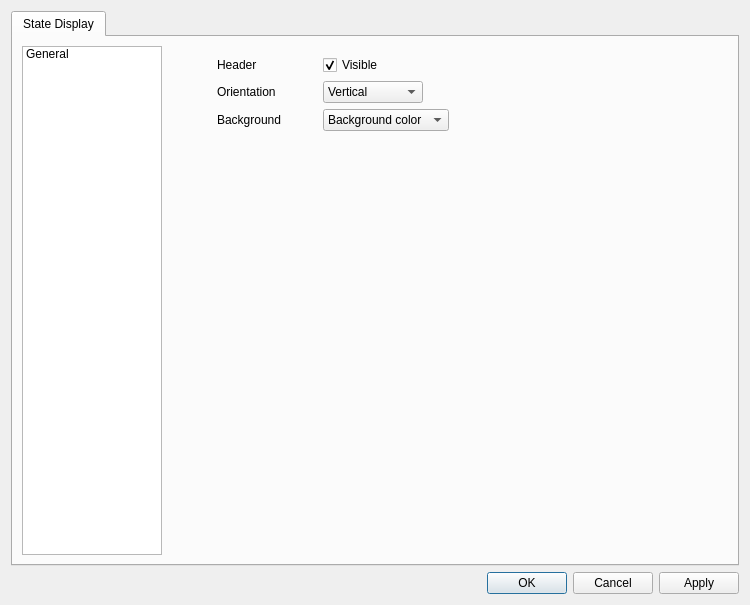
<?xml version="1.0" encoding="UTF-8"?>
<ui version="4.0">
 <class>tl::StateDisplayEditor</class>
 <widget class="QDialog" name="tl::StateDisplayEditor">
  <property name="geometry">
   <rect>
    <x>0</x>
    <y>0</y>
    <width>750</width>
    <height>605</height>
   </rect>
  </property>
  <property name="minimumSize">
   <size>
    <width>750</width>
    <height>550</height>
   </size>
  </property>
  <property name="windowTitle">
   <string>State Indicator</string>
  </property>
  <layout class="QVBoxLayout" name="verticalLayout_2">
   <item>
    <widget class="QTabWidget" name="tabWidget">
     <property name="currentIndex">
      <number>0</number>
     </property>
     <widget class="QWidget" name="tab">
      <attribute name="title">
       <string>State Display</string>
      </attribute>
      <layout class="QHBoxLayout" name="horizontalLayout_4">
       <item>
        <widget class="QListWidget" name="listWidget">
         <property name="minimumSize">
          <size>
           <width>140</width>
           <height>0</height>
          </size>
         </property>
         <property name="maximumSize">
          <size>
           <width>140</width>
           <height>16777215</height>
          </size>
         </property>
         <property name="editTriggers">
          <set>QAbstractItemView::NoEditTriggers</set>
         </property>
         <property name="currentRow">
          <number>-1</number>
         </property>
         <item>
          <property name="text">
           <string>General</string>
          </property>
         </item>
        </widget>
       </item>
       <item>
        <widget class="QStackedWidget" name="stackedWidget">
         <widget class="QWidget" name="page">
          <layout class="QVBoxLayout" name="verticalLayout">
           <item>
            <layout class="QHBoxLayout" name="horizontalLayout_3">
             <item>
              <spacer name="horizontalSpacer_3">
               <property name="orientation">
                <enum>Qt::Horizontal</enum>
               </property>
               <property name="sizeType">
                <enum>QSizePolicy::Fixed</enum>
               </property>
               <property name="sizeHint" stdset="0">
                <size>
                 <width>40</width>
                 <height>20</height>
                </size>
               </property>
              </spacer>
             </item>
             <item>
              <widget class="QLabel" name="label_3">
               <property name="minimumSize">
                <size>
                 <width>100</width>
                 <height>0</height>
                </size>
               </property>
               <property name="text">
                <string>Header </string>
               </property>
              </widget>
             </item>
             <item>
              <widget class="QCheckBox" name="headerCheckBox">
               <property name="minimumSize">
                <size>
                 <width>100</width>
                 <height>0</height>
                </size>
               </property>
               <property name="text">
                <string>Visible</string>
               </property>
               <property name="checked">
                <bool>true</bool>
               </property>
              </widget>
             </item>
             <item>
              <spacer name="horizontalSpacer">
               <property name="orientation">
                <enum>Qt::Horizontal</enum>
               </property>
               <property name="sizeHint" stdset="0">
                <size>
                 <width>40</width>
                 <height>20</height>
                </size>
               </property>
              </spacer>
             </item>
            </layout>
           </item>
           <item>
            <layout class="QHBoxLayout" name="horizontalLayout">
             <item>
              <spacer name="horizontalSpacer_5">
               <property name="orientation">
                <enum>Qt::Horizontal</enum>
               </property>
               <property name="sizeType">
                <enum>QSizePolicy::Fixed</enum>
               </property>
               <property name="sizeHint" stdset="0">
                <size>
                 <width>40</width>
                 <height>20</height>
                </size>
               </property>
              </spacer>
             </item>
             <item>
              <widget class="QLabel" name="label">
               <property name="minimumSize">
                <size>
                 <width>100</width>
                 <height>0</height>
                </size>
               </property>
               <property name="text">
                <string>Orientation</string>
               </property>
              </widget>
             </item>
             <item>
              <widget class="QComboBox" name="orientationComboBox">
               <property name="minimumSize">
                <size>
                 <width>100</width>
                 <height>0</height>
                </size>
               </property>
               <item>
                <property name="text">
                 <string>Vertical</string>
                </property>
               </item>
               <item>
                <property name="text">
                 <string>Horizontal</string>
                </property>
               </item>
              </widget>
             </item>
             <item>
              <spacer name="horizontalSpacer_2">
               <property name="orientation">
                <enum>Qt::Horizontal</enum>
               </property>
               <property name="sizeHint" stdset="0">
                <size>
                 <width>40</width>
                 <height>20</height>
                </size>
               </property>
              </spacer>
             </item>
            </layout>
           </item>
           <item>
            <layout class="QHBoxLayout" name="horizontalLayout_9">
             <item>
              <spacer name="horizontalSpacer_4">
               <property name="orientation">
                <enum>Qt::Horizontal</enum>
               </property>
               <property name="sizeType">
                <enum>QSizePolicy::Fixed</enum>
               </property>
               <property name="sizeHint" stdset="0">
                <size>
                 <width>40</width>
                 <height>20</height>
                </size>
               </property>
              </spacer>
             </item>
             <item>
              <widget class="QLabel" name="label_8">
               <property name="minimumSize">
                <size>
                 <width>100</width>
                 <height>0</height>
                </size>
               </property>
               <property name="text">
                <string>Background</string>
               </property>
              </widget>
             </item>
             <item>
              <widget class="QComboBox" name="backgroundComboBox">
               <item>
                <property name="text">
                 <string>Background color</string>
                </property>
               </item>
               <item>
                <property name="text">
                 <string>Transparent</string>
                </property>
               </item>
              </widget>
             </item>
             <item>
              <spacer name="horizontalSpacer_6">
               <property name="orientation">
                <enum>Qt::Horizontal</enum>
               </property>
               <property name="sizeHint" stdset="0">
                <size>
                 <width>40</width>
                 <height>20</height>
                </size>
               </property>
              </spacer>
             </item>
            </layout>
           </item>
           <item>
            <spacer name="verticalSpacer">
             <property name="orientation">
              <enum>Qt::Vertical</enum>
             </property>
             <property name="sizeHint" stdset="0">
              <size>
               <width>20</width>
               <height>40</height>
              </size>
             </property>
            </spacer>
           </item>
          </layout>
         </widget>
         <widget class="QWidget" name="page_2"/>
        </widget>
       </item>
      </layout>
     </widget>
    </widget>
   </item>
   <item>
    <widget class="QDialogButtonBox" name="buttonBox">
     <property name="orientation">
      <enum>Qt::Horizontal</enum>
     </property>
     <property name="standardButtons">
      <set>QDialogButtonBox::Apply|QDialogButtonBox::Cancel|QDialogButtonBox::Ok</set>
     </property>
    </widget>
   </item>
  </layout>
 </widget>
 <resources/>
 <connections>
  <connection>
   <sender>buttonBox</sender>
   <signal>accepted()</signal>
   <receiver>tl::StateDisplayEditor</receiver>
   <slot>accept()</slot>
   <hints>
    <hint type="sourcelabel">
     <x>248</x>
     <y>254</y>
    </hint>
    <hint type="destinationlabel">
     <x>157</x>
     <y>274</y>
    </hint>
   </hints>
  </connection>
  <connection>
   <sender>buttonBox</sender>
   <signal>rejected()</signal>
   <receiver>tl::StateDisplayEditor</receiver>
   <slot>reject()</slot>
   <hints>
    <hint type="sourcelabel">
     <x>316</x>
     <y>260</y>
    </hint>
    <hint type="destinationlabel">
     <x>286</x>
     <y>274</y>
    </hint>
   </hints>
  </connection>
 </connections>
</ui>
